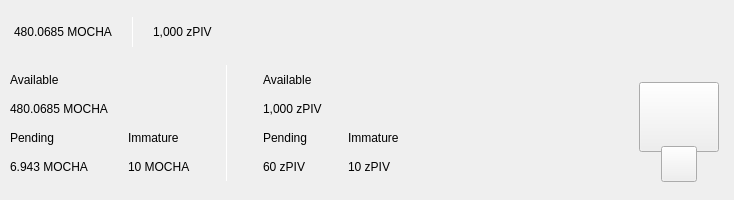
<?xml version="1.0" encoding="UTF-8"?>
<ui version="4.0">
 <class>TopBar</class>
 <widget class="QWidget" name="TopBar">
  <property name="geometry">
   <rect>
    <x>0</x>
    <y>0</y>
    <width>734</width>
    <height>200</height>
   </rect>
  </property>
  <property name="minimumSize">
   <size>
    <width>0</width>
    <height>200</height>
   </size>
  </property>
  <property name="maximumSize">
   <size>
    <width>16777215</width>
    <height>200</height>
   </size>
  </property>
  <property name="windowTitle">
   <string>Form</string>
  </property>
  <layout class="QVBoxLayout" name="verticalLayout_10" stretch="0">
   <property name="spacing">
    <number>0</number>
   </property>
   <property name="leftMargin">
    <number>0</number>
   </property>
   <property name="topMargin">
    <number>0</number>
   </property>
   <property name="rightMargin">
    <number>0</number>
   </property>
   <property name="bottomMargin">
    <number>0</number>
   </property>
   <item>
    <widget class="PFBorderImage" name="containerTop" native="true">
     <layout class="QVBoxLayout" name="verticalLayout_11">
      <property name="spacing">
       <number>0</number>
      </property>
      <property name="leftMargin">
       <number>0</number>
      </property>
      <property name="topMargin">
       <number>0</number>
      </property>
      <property name="rightMargin">
       <number>0</number>
      </property>
      <property name="bottomMargin">
       <number>0</number>
      </property>
      <item>
       <widget class="QWidget" name="top_container_2" native="true">
        <property name="minimumSize">
         <size>
          <width>0</width>
          <height>65</height>
         </size>
        </property>
        <layout class="QHBoxLayout" name="top_container">
         <property name="spacing">
          <number>0</number>
         </property>
         <property name="leftMargin">
          <number>14</number>
         </property>
         <property name="topMargin">
          <number>0</number>
         </property>
         <property name="rightMargin">
          <number>14</number>
         </property>
         <property name="bottomMargin">
          <number>0</number>
         </property>
         <item alignment="Qt::AlignVCenter">
          <widget class="QWidget" name="widgetTopAmount" native="true">
           <property name="sizePolicy">
            <sizepolicy hsizetype="Preferred" vsizetype="Maximum">
             <horstretch>0</horstretch>
             <verstretch>0</verstretch>
            </sizepolicy>
           </property>
           <layout class="QHBoxLayout" name="horizontalLayout_5">
            <property name="spacing">
             <number>0</number>
            </property>
            <property name="leftMargin">
             <number>0</number>
            </property>
            <property name="topMargin">
             <number>0</number>
            </property>
            <property name="rightMargin">
             <number>0</number>
            </property>
            <property name="bottomMargin">
             <number>0</number>
            </property>
            <item alignment="Qt::AlignTop">
             <widget class="QLabel" name="labelAmountTopPiv">
              <property name="minimumSize">
               <size>
                <width>0</width>
                <height>36</height>
               </size>
              </property>
              <property name="styleSheet">
               <string notr="true">padding:0px;margin:0px;</string>
              </property>
              <property name="text">
               <string>480.0685 MOCHA</string>
              </property>
             </widget>
            </item>
            <item>
             <spacer name="horizontalSpacer_11">
              <property name="orientation">
               <enum>Qt::Horizontal</enum>
              </property>
              <property name="sizeType">
               <enum>QSizePolicy::Fixed</enum>
              </property>
              <property name="sizeHint" stdset="0">
               <size>
                <width>20</width>
                <height>20</height>
               </size>
              </property>
             </spacer>
            </item>
            <item alignment="Qt::AlignVCenter">
             <widget class="QLabel" name="label_16">
              <property name="minimumSize">
               <size>
                <width>1</width>
                <height>30</height>
               </size>
              </property>
              <property name="maximumSize">
               <size>
                <width>1</width>
                <height>30</height>
               </size>
              </property>
              <property name="styleSheet">
               <string notr="true">background-color:white;
padding:0px;
border:none;</string>
              </property>
              <property name="text">
               <string/>
              </property>
             </widget>
            </item>
            <item>
             <spacer name="horizontalSpacer_12">
              <property name="orientation">
               <enum>Qt::Horizontal</enum>
              </property>
              <property name="sizeType">
               <enum>QSizePolicy::Fixed</enum>
              </property>
              <property name="sizeHint" stdset="0">
               <size>
                <width>20</width>
                <height>20</height>
               </size>
              </property>
             </spacer>
            </item>
            <item alignment="Qt::AlignTop">
             <widget class="QLabel" name="labelAmountTopzPiv">
              <property name="minimumSize">
               <size>
                <width>0</width>
                <height>36</height>
               </size>
              </property>
              <property name="text">
               <string>1,000 zPIV</string>
              </property>
             </widget>
            </item>
           </layout>
          </widget>
         </item>
         <item>
          <spacer name="horizontalSpacer">
           <property name="orientation">
            <enum>Qt::Horizontal</enum>
           </property>
           <property name="sizeHint" stdset="0">
            <size>
             <width>40</width>
             <height>20</height>
            </size>
           </property>
          </spacer>
         </item>
         <item>
          <layout class="QHBoxLayout" name="horizontalLayout_4">
           <property name="spacing">
            <number>12</number>
           </property>
           <property name="rightMargin">
            <number>0</number>
           </property>
           <item alignment="Qt::AlignRight">
            <widget class="QWidget" name="layoutSync" native="true">
             <property name="minimumSize">
              <size>
               <width>0</width>
               <height>36</height>
              </size>
             </property>
             <property name="maximumSize">
              <size>
               <width>16777215</width>
               <height>36</height>
              </size>
             </property>
             <layout class="QVBoxLayout" name="verticalLayout_9">
              <property name="leftMargin">
               <number>0</number>
              </property>
              <property name="topMargin">
               <number>0</number>
              </property>
              <property name="rightMargin">
               <number>0</number>
              </property>
              <property name="bottomMargin">
               <number>0</number>
              </property>
              <item>
               <widget class="ExpandableButton" name="pushButtonSync" native="true">
                <property name="minimumSize">
                 <size>
                  <width>36</width>
                  <height>36</height>
                 </size>
                </property>
                <property name="maximumSize">
                 <size>
                  <width>16777215</width>
                  <height>36</height>
                 </size>
                </property>
               </widget>
              </item>
             </layout>
            </widget>
           </item>
           <item>
            <widget class="ExpandableButton" name="pushButtonMint" native="true">
             <property name="minimumSize">
              <size>
               <width>36</width>
               <height>36</height>
              </size>
             </property>
            </widget>
           </item>
           <item>
            <widget class="ExpandableButton" name="pushButtonStack" native="true">
             <property name="minimumSize">
              <size>
               <width>36</width>
               <height>36</height>
              </size>
             </property>
            </widget>
           </item>
           <item>
            <widget class="ExpandableButton" name="pushButtonColdStaking" native="true">
             <property name="minimumSize">
              <size>
               <width>36</width>
               <height>36</height>
              </size>
             </property>
            </widget>
           </item>
           <item>
            <widget class="ExpandableButton" name="pushButtonConnection" native="true">
             <property name="minimumSize">
              <size>
               <width>36</width>
               <height>36</height>
              </size>
             </property>
            </widget>
           </item>
           <item>
            <widget class="ExpandableButton" name="pushButtonLock" native="true">
             <property name="sizePolicy">
              <sizepolicy hsizetype="Expanding" vsizetype="Expanding">
               <horstretch>0</horstretch>
               <verstretch>0</verstretch>
              </sizepolicy>
             </property>
             <property name="minimumSize">
              <size>
               <width>36</width>
               <height>0</height>
              </size>
             </property>
            </widget>
           </item>
           <item>
            <widget class="ExpandableButton" name="pushButtonTheme" native="true">
             <property name="minimumSize">
              <size>
               <width>36</width>
               <height>36</height>
              </size>
             </property>
             <property name="maximumSize">
              <size>
               <width>16777215</width>
               <height>36</height>
              </size>
             </property>
            </widget>
           </item>
           <item>
            <widget class="ExpandableButton" name="pushButtonFAQ" native="true">
             <property name="minimumSize">
              <size>
               <width>36</width>
               <height>36</height>
              </size>
             </property>
            </widget>
           </item>
          </layout>
         </item>
        </layout>
       </widget>
      </item>
      <item>
       <widget class="QWidget" name="bottom_container" native="true">
        <property name="minimumSize">
         <size>
          <width>0</width>
          <height>135</height>
         </size>
        </property>
        <layout class="QHBoxLayout" name="botton_container">
         <property name="leftMargin">
          <number>10</number>
         </property>
         <property name="topMargin">
          <number>0</number>
         </property>
         <property name="rightMargin">
          <number>10</number>
         </property>
         <property name="bottomMargin">
          <number>10</number>
         </property>
         <item>
          <layout class="QHBoxLayout" name="horizontalLayout_3">
           <property name="bottomMargin">
            <number>9</number>
           </property>
           <item>
            <layout class="QVBoxLayout" name="verticalLayout_7">
             <property name="spacing">
              <number>0</number>
             </property>
             <property name="leftMargin">
              <number>0</number>
             </property>
             <property name="rightMargin">
              <number>30</number>
             </property>
             <item>
              <layout class="QVBoxLayout" name="verticalLayout_2">
               <item>
                <widget class="QLabel" name="labelTitle1">
                 <property name="text">
                  <string>Available</string>
                 </property>
                </widget>
               </item>
               <item>
                <widget class="QLabel" name="labelAmountPiv">
                 <property name="text">
                  <string>480.0685 MOCHA</string>
                 </property>
                </widget>
               </item>
              </layout>
             </item>
             <item>
              <layout class="QHBoxLayout" name="horizontalLayout_2">
               <property name="spacing">
                <number>0</number>
               </property>
               <item>
                <layout class="QVBoxLayout" name="verticalLayout_3">
                 <item>
                  <widget class="QLabel" name="labelTitle3">
                   <property name="text">
                    <string>Pending</string>
                   </property>
                  </widget>
                 </item>
                 <item>
                  <widget class="QLabel" name="labelPendingPiv">
                   <property name="text">
                    <string>6.943 MOCHA</string>
                   </property>
                  </widget>
                 </item>
                </layout>
               </item>
               <item>
                <spacer name="horizontalSpacer_3">
                 <property name="orientation">
                  <enum>Qt::Horizontal</enum>
                 </property>
                 <property name="sizeType">
                  <enum>QSizePolicy::Fixed</enum>
                 </property>
                 <property name="sizeHint" stdset="0">
                  <size>
                   <width>40</width>
                   <height>20</height>
                  </size>
                 </property>
                </spacer>
               </item>
               <item>
                <layout class="QVBoxLayout" name="verticalLayout_4">
                 <item>
                  <widget class="QLabel" name="labelTitle4">
                   <property name="text">
                    <string>Immature</string>
                   </property>
                  </widget>
                 </item>
                 <item>
                  <widget class="QLabel" name="labelImmaturePiv">
                   <property name="text">
                    <string>10 MOCHA</string>
                   </property>
                  </widget>
                 </item>
                </layout>
               </item>
              </layout>
             </item>
            </layout>
           </item>
           <item>
            <widget class="QLabel" name="label_9">
             <property name="minimumSize">
              <size>
               <width>1</width>
               <height>100</height>
              </size>
             </property>
             <property name="maximumSize">
              <size>
               <width>1</width>
               <height>16777215</height>
              </size>
             </property>
             <property name="styleSheet">
              <string notr="true">background-color:white;
padding:0px;
border:none;</string>
             </property>
             <property name="text">
              <string/>
             </property>
            </widget>
           </item>
           <item>
            <layout class="QVBoxLayout" name="verticalLayout_8">
             <property name="spacing">
              <number>0</number>
             </property>
             <property name="leftMargin">
              <number>30</number>
             </property>
             <item>
              <layout class="QVBoxLayout" name="verticalLayout">
               <item>
                <widget class="QLabel" name="labelTitle2">
                 <property name="text">
                  <string>Available</string>
                 </property>
                </widget>
               </item>
               <item>
                <widget class="QLabel" name="labelAmountzPiv">
                 <property name="text">
                  <string>1,000 zPIV</string>
                 </property>
                </widget>
               </item>
              </layout>
             </item>
             <item>
              <layout class="QHBoxLayout" name="horizontalLayout">
               <property name="spacing">
                <number>0</number>
               </property>
               <item>
                <layout class="QVBoxLayout" name="verticalLayout_5">
                 <item>
                  <widget class="QLabel" name="labelTitle5">
                   <property name="text">
                    <string>Pending</string>
                   </property>
                  </widget>
                 </item>
                 <item>
                  <widget class="QLabel" name="labelPendingzPiv">
                   <property name="text">
                    <string>60 zPIV</string>
                   </property>
                  </widget>
                 </item>
                </layout>
               </item>
               <item>
                <spacer name="horizontalSpacer_4">
                 <property name="orientation">
                  <enum>Qt::Horizontal</enum>
                 </property>
                 <property name="sizeType">
                  <enum>QSizePolicy::Fixed</enum>
                 </property>
                 <property name="sizeHint" stdset="0">
                  <size>
                   <width>40</width>
                   <height>20</height>
                  </size>
                 </property>
                </spacer>
               </item>
               <item>
                <layout class="QVBoxLayout" name="verticalLayout_6">
                 <item>
                  <widget class="QLabel" name="labelTitle6">
                   <property name="text">
                    <string>Immature</string>
                   </property>
                  </widget>
                 </item>
                 <item>
                  <widget class="QLabel" name="labelImmaturezPiv">
                   <property name="text">
                    <string>10 zPIV</string>
                   </property>
                  </widget>
                 </item>
                </layout>
               </item>
              </layout>
             </item>
            </layout>
           </item>
          </layout>
         </item>
         <item>
          <spacer name="horizontalSpacer_2">
           <property name="orientation">
            <enum>Qt::Horizontal</enum>
           </property>
           <property name="sizeHint" stdset="0">
            <size>
             <width>40</width>
             <height>20</height>
            </size>
           </property>
          </spacer>
         </item>
         <item alignment="Qt::AlignHCenter|Qt::AlignVCenter">
          <widget class="QWidget" name="qrContainer" native="true">
           <property name="sizePolicy">
            <sizepolicy hsizetype="Preferred" vsizetype="Minimum">
             <horstretch>0</horstretch>
             <verstretch>0</verstretch>
            </sizepolicy>
           </property>
           <property name="minimumSize">
            <size>
             <width>90</width>
             <height>110</height>
            </size>
           </property>
           <property name="maximumSize">
            <size>
             <width>90</width>
             <height>110</height>
            </size>
           </property>
           <layout class="QVBoxLayout" name="containerQR">
            <property name="spacing">
             <number>0</number>
            </property>
            <property name="leftMargin">
             <number>5</number>
            </property>
            <property name="topMargin">
             <number>10</number>
            </property>
            <property name="rightMargin">
             <number>5</number>
            </property>
            <property name="bottomMargin">
             <number>0</number>
            </property>
            <item>
             <widget class="QPushButton" name="btnQr">
              <property name="minimumSize">
               <size>
                <width>70</width>
                <height>70</height>
               </size>
              </property>
              <property name="maximumSize">
               <size>
                <width>16777215</width>
                <height>70</height>
               </size>
              </property>
              <property name="focusPolicy">
               <enum>Qt::NoFocus</enum>
              </property>
              <property name="text">
               <string/>
              </property>
              <property name="iconSize">
               <size>
                <width>70</width>
                <height>70</height>
               </size>
              </property>
             </widget>
            </item>
            <item>
             <spacer name="verticalSpacer">
              <property name="orientation">
               <enum>Qt::Vertical</enum>
              </property>
              <property name="sizeType">
               <enum>QSizePolicy::Fixed</enum>
              </property>
              <property name="sizeHint" stdset="0">
               <size>
                <width>20</width>
                <height>20</height>
               </size>
              </property>
             </spacer>
            </item>
            <item alignment="Qt::AlignHCenter|Qt::AlignBottom">
             <widget class="QPushButton" name="pushButtonQR">
              <property name="minimumSize">
               <size>
                <width>36</width>
                <height>36</height>
               </size>
              </property>
              <property name="maximumSize">
               <size>
                <width>36</width>
                <height>36</height>
               </size>
              </property>
              <property name="focusPolicy">
               <enum>Qt::NoFocus</enum>
              </property>
              <property name="text">
               <string/>
              </property>
             </widget>
            </item>
           </layout>
          </widget>
         </item>
        </layout>
       </widget>
      </item>
     </layout>
    </widget>
   </item>
  </layout>
 </widget>
 <customwidgets>
  <customwidget>
   <class>ExpandableButton</class>
   <extends>QWidget</extends>
   <header>qt/mocha/expandablebutton.h</header>
   <container>1</container>
  </customwidget>
  <customwidget>
   <class>PFBorderImage</class>
   <extends>QFrame</extends>
   <header>qt/mocha/pfborderimage.h</header>
   <container>1</container>
  </customwidget>
 </customwidgets>
 <resources/>
 <connections/>
</ui>
